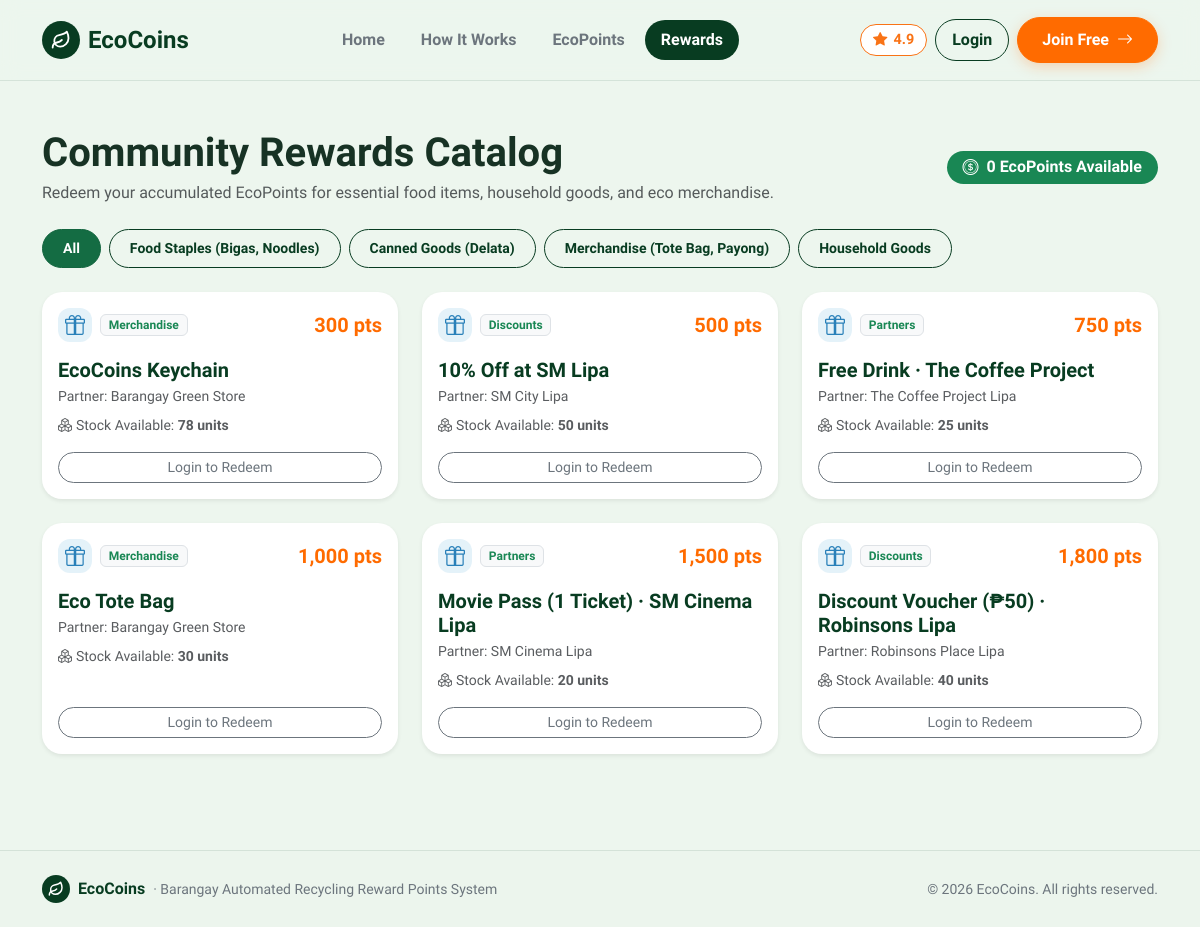
The app's page /rewards, older data.
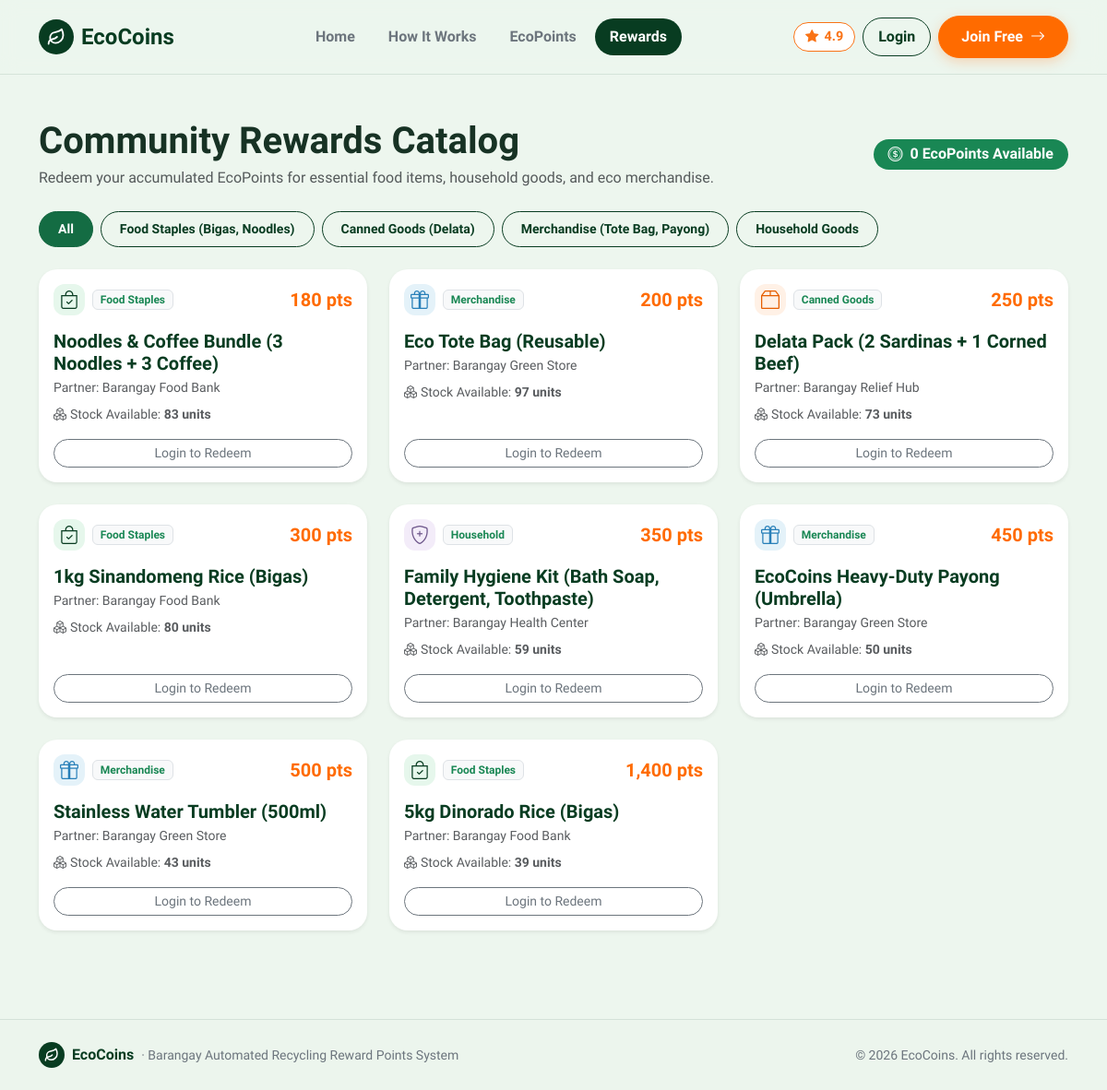
The same page, newer data.
### tables this page shows
CREATE TABLE rewards (
        id INTEGER PRIMARY KEY AUTOINCREMENT,
        title TEXT NOT NULL,
        category TEXT NOT NULL,
        points_required INTEGER NOT NULL,
        stock INTEGER DEFAULT 50,
        partner_name TEXT DEFAULT '',
        status TEXT DEFAULT 'available'
    );

### route.py (the view, shortened to what this page needs)
    @app.route('/rewards', methods=['GET', 'POST'])
    def rewards():
        user = get_current_user()
        if user and user['role'] == 'staff':
            return redirect(url_for('staff'))
        if user and user['role'] == 'admin':
            return redirect(url_for('admin'))
        message = None
        message_type = 'success'
        conn = get_db()
        cur = conn.cursor()
        all_rewards = [dict(r) for r in cur.execute("SELECT * FROM rewards ORDER BY points_required ASC").fetchall()]
        user_redemptions = []
        if user:
            user_redemptions = [dict(r) for r in cur.execute("SELECT * FROM redemptions WHERE user_id = ? ORDER BY created_at DESC", (user['id'],)).fetchall()]
        conn.close()
        user_points = user['points'] if user else 0
        return render_template(
            'rewards.html',
            active_page='rewards',
            rewards=all_rewards,
            redemptions=user_redemptions,
            user_points=user_points,
            message=message,
            message_type=message_type
        )

### app.py (called while the page is built)
@app.context_processor
def inject_user():
    return {'current_user': get_current_user()}

### db.py (called while the page is built)
def get_db():
    conn = sqlite3.connect(DB_PATH)
    conn.row_factory = sqlite3.Row
    return conn

def get_current_user():
    user_id = session.get('user_id')
    if not user_id:
        return None
    conn = get_db()
    cur = conn.cursor()
    row = cur.execute("SELECT * FROM users WHERE id = ?", (user_id,)).fetchone()
    conn.close()
    return dict(row) if row else None

### templates/rewards.html (shortened to what this page needs)
{% extends 'base.html' %}
{% block content %}
<main class="py-5">
  <div class="container">
    <div class="d-flex flex-column flex-md-row justify-content-between align-items-md-center gap-3 mb-4">
      <div>
        <h1 class="fw-bold mb-1">Community Rewards Catalog</h1>
        <p class="text-muted mb-0">Redeem your accumulated EcoPoints for essential food items, household goods, and eco merchandise.</p>
      </div>
      <div class="badge bg-success fs-6 py-2 px-3 rounded-pill d-inline-flex align-items-center gap-2">
        <i class="bi bi-coin"></i>
        <span>{{ "{:,}".format(user_points) }} EcoPoints Available</span>
      </div>
    </div>
    <div class="d-flex flex-wrap gap-2 mb-4 filter-container">
      <button type="button" class="btn btn-sm btn-success filter-btn active" data-filter="all">All</button>
      <button type="button" class="btn btn-sm btn-outline-success filter-btn" data-filter="Food Staples">Food Staples (Bigas, Noodles)</button>
      <button type="button" class="btn btn-sm btn-outline-success filter-btn" data-filter="Canned Goods">Canned Goods (Delata)</button>
      <button type="button" class="btn btn-sm btn-outline-success filter-btn" data-filter="Merchandise">Merchandise (Tote Bag, Payong)</button>
      <button type="button" class="btn btn-sm btn-outline-success filter-btn" data-filter="Household">Household Goods</button>
    </div>
    <div class="row g-4 mb-5">
      {% for r in rewards %}
        {% set cost = r.points_required %}
        {% set can_afford = (user_points >= cost) %}
        {% set needed = cost - user_points %}
        <div class="col-md-6 col-lg-4 filter-item" data-category="{{ r.category }}">
          <div class="card border-0 shadow-sm h-100 d-flex flex-column justify-content-between p-3">
            <div>
              <div class="d-flex justify-content-between align-items-center mb-3">
                <div class="d-flex align-items-center gap-2">
                  {% if r.category == 'Food Staples' %}
                    <span class="eco-icon-tile tile-green" style="width: 34px; height: 34px;">
                      <i class="bi bi-bag-check fs-5"></i>
                    </span>
                  {% elif r.category == 'Canned Goods' %}
                    <span class="eco-icon-tile tile-orange" style="width: 34px; height: 34px;">
                      <i class="bi bi-box2 fs-5"></i>
                    </span>
                  {% elif r.category == 'Household' %}
                    <span class="eco-icon-tile tile-purple" style="width: 34px; height: 34px;">
                      <i class="bi bi-shield-plus fs-5"></i>
                    </span>
                  {% else %}
                    <span class="eco-icon-tile tile-blue" style="width: 34px; height: 34px;">
                      <i class="bi bi-gift fs-5"></i>
                    </span>
                  {% endif %}
                  <span class="badge bg-light text-success border">{{ r.category }}</span>
                </div>
                <span class="fw-bold text-accent fs-5">{{ "{:,}".format(cost) }} pts</span>
              </div>
              <h5 class="fw-bold mb-1" style="color: var(--eco-forest);">{{ r.title }}</h5>
              <div class="text-muted small mb-2">Partner: {{ r.partner_name if r.partner_name else 'Barangay Program' }}</div>
              <div class="small text-muted mb-3"><i class="bi bi-boxes me-1"></i>Stock Available: <strong>{{ r.stock }} units</strong></div>
            </div>
            <div>
              {% if not current_user %}
                <a href="{{ url_for('login') }}" class="btn btn-outline-secondary btn-sm w-100 btn-pill">Login to Redeem</a>
              {% elif can_afford and r.stock > 0 %}
                <button type="button" class="btn btn-accent btn-sm w-100 btn-pill btn-redeem" data-bs-toggle="modal" data-bs-target="#redeemModal" data-id="{{ r.id }}" data-title="{{ r.title }}" data-points="{{ '{:,}'.format(cost) }}">
                  <span>Redeem Reward</span>
                  <i class="bi bi-arrow-right ms-1"></i>
                </button>
              {% elif r.stock <= 0 %}
                <button class="btn btn-light btn-sm w-100 text-muted" disabled>
                  Out of Stock
                </button>
              {% else %}
                <button class="btn btn-light btn-sm w-100 text-muted" disabled>
                  Needs {{ "{:,}".format(needed) }} more pts
                </button>
              {% endif %}
            </div>
          </div>
        </div>
      {% endfor %}
    </div>
  </div>
</main>
{% endblock %}

### templates/base.html (shortened to what this page needs)
<!doctype html>
<html lang="en">
<head>
  <link href="https://cdn.jsdelivr.net/npm/bootstrap@5.3.3/dist/css/bootstrap.min.css" rel="stylesheet">
  <link rel="stylesheet" href="https://cdn.jsdelivr.net/npm/bootstrap-icons@1.11.3/font/bootstrap-icons.min.css">
  <link rel="stylesheet" href="{{ url_for('static', filename='css/style.css') }}">
</head>
<body class="d-flex flex-column min-vh-100">
<nav class="navbar navbar-expand-lg py-3 sticky-top" style="background-color: rgba(237, 246, 238, 0.95); backdrop-filter: blur(10px); border-bottom: 1px solid var(--eco-border);">
  <div class="container">
    <a class="navbar-brand d-flex align-items-center gap-2 fw-bold fs-4" href="{{ url_for('index') }}" style="color: var(--eco-forest);">
      <span class="eco-brand-badge">
        <svg width="20" height="20" viewBox="0 0 24 24" fill="none" stroke="currentColor" stroke-width="2.2" stroke-linecap="round" stroke-linejoin="round">
          <path d="M11 20A7 7 0 0 1 9.8 6.1C15.5 5 17 4.48 19 2c1 2 2 4.18 2 8 0 5.5-4.78 10-10 10Z"/>
          <path d="M2 21c0-3 1.85-5.36 5.08-6C9.5 14.52 12 13 13 12"/>
        </svg>
      </span>
      <span>EcoCoins</span>
    </a>
    <div class="collapse navbar-collapse" id="mainNav">
      <ul class="navbar-nav mx-auto mb-2 mb-lg-0 gap-lg-1">
        <li class="nav-item">
          <a class="nav-link px-3 py-2 rounded-pill {% if active_page == 'index' %}fw-bold text-white bg-eco{% else %}fw-semibold text-secondary{% endif %}" href="{{ url_for('index') }}">Home</a>
        </li>
        <li class="nav-item">
          <a class="nav-link px-3 py-2 rounded-pill {% if active_page == 'how_it_works' %}fw-bold text-white bg-eco{% else %}fw-semibold text-secondary{% endif %}" href="{{ url_for('how_it_works') }}">How It Works</a>
        </li>
        {% if not current_user or current_user.role == 'resident' %}
          <li class="nav-item">
            <a class="nav-link px-3 py-2 rounded-pill {% if active_page == 'ecopoints' %}fw-bold text-white bg-eco{% else %}fw-semibold text-secondary{% endif %}" href="{{ url_for('ecopoints') }}">EcoPoints</a>
          </li>
          <li class="nav-item">
            <a class="nav-link px-3 py-2 rounded-pill {% if active_page == 'rewards' %}fw-bold text-white bg-eco{% else %}fw-semibold text-secondary{% endif %}" href="{{ url_for('rewards') }}">Rewards</a>
          </li>
        {% elif current_user.role == 'admin' %}
          <li class="nav-item">
            <a class="nav-link px-3 py-2 rounded-pill {% if active_page == 'admin' %}fw-bold text-white bg-eco{% else %}fw-semibold text-secondary{% endif %}" href="{{ url_for('admin') }}">Admin Portal</a>
          </li>
        {% endif %}
      </ul>
      <div class="d-flex align-items-center gap-2">
        <span class="rating-star-badge d-none d-lg-inline-flex" title="Barangay Eco Satisfaction Rating">
          <i class="bi bi-star-fill"></i> 4.9
        </span>
        {% if current_user %}
          {% if current_user.role == 'resident' %}
            <span class="badge bg-white text-dark border px-3 py-2 rounded-pill fw-bold shadow-sm d-none d-sm-inline-flex align-items-center gap-1">
              <i class="bi bi-coin text-warning fs-6"></i>
              <span>{{ "{:,}".format(current_user.points) }} pts</span>
            </span>
          {% endif %}
          <div class="dropdown">
            <button class="btn btn-forest dropdown-toggle d-flex align-items-center gap-2 btn-pill" type="button" data-bs-toggle="dropdown">
              <i class="bi bi-person-circle"></i>
              <span>{{ current_user.full_name }}</span>
            </button>
            <ul class="dropdown-menu dropdown-menu-end shadow-sm border-0 mt-2 rounded-4 p-2">
              {% if current_user.role == 'admin' %}
                <li><a class="dropdown-item fw-bold text-success rounded-3" href="{{ url_for('admin') }}"><i class="bi bi-speedometer2 me-2"></i>Admin Dashboard</a></li>
                <li><hr class="dropdown-divider my-1"></li>
              {% elif current_user.role == 'staff' %}
                <li><a class="dropdown-item fw-bold text-success rounded-3" href="{{ url_for('staff', tab='dashboard') }}"><i class="bi bi-grid me-2"></i>Staff Dashboard</a></li>
                <li><a class="dropdown-item rounded-3" href="{{ url_for('staff', tab='unit') }}"><i class="bi bi-qr-code-scan me-2"></i>Collection Unit</a></li>
                <li><a class="dropdown-item rounded-3" href="{{ url_for('staff', tab='claims') }}"><i class="bi bi-gift me-2"></i>Release Rewards</a></li>
                <li><hr class="dropdown-divider my-1"></li>
              {% else %}
                <li><a class="dropdown-item rounded-3" href="{{ url_for('dashboard') }}"><i class="bi bi-grid me-2"></i>My Dashboard</a></li>
                <li><a class="dropdown-item rounded-3" href="{{ url_for('ecopoints') }}"><i class="bi bi-coin me-2"></i>My Points</a></li>
                <li><a class="dropdown-item rounded-3" href="{{ url_for('history') }}"><i class="bi bi-clock-history me-2"></i>Recycling History</a></li>
                <li><a class="dropdown-item rounded-3" href="{{ url_for('reward_history') }}"><i class="bi bi-receipt me-2"></i>Reward Claims</a></li>
                <li><a class="dropdown-item rounded-3" href="{{ url_for('rewards') }}"><i class="bi bi-gift me-2"></i>Redeem Rewards</a></li>
                <li><hr class="dropdown-divider my-1"></li>
              {% endif %}
              <li><a class="dropdown-item rounded-3" href="{{ url_for('account') }}"><i class="bi bi-person-gear me-2"></i>Account Settings</a></li>
              <li><a class="dropdown-item text-danger rounded-3" href="{{ url_for('logout') }}"><i class="bi bi-box-arrow-right me-2"></i>Logout</a></li>
            </ul>
          </div>
        {% else %}
          <a href="{{ url_for('login') }}" class="btn btn-outline-success px-3 btn-pill">Login</a>
          <a href="{{ url_for('register') }}" class="btn btn-accent px-4 btn-pill">
            <span>Join Free</span>
            <i class="bi bi-arrow-right"></i>
          </a>
        {% endif %}
      </div>
    </div>
  </div>
</nav>
{% block content %}{% endblock %}
<footer class="py-4 mt-auto" style="background-color: rgba(237, 246, 238, 0.95); border-top: 1px solid var(--eco-border);">
  <div class="container d-flex flex-column flex-md-row align-items-center justify-content-between gap-2">
    <div class="d-flex align-items-center gap-2">
      <span class="eco-brand-badge" style="width: 28px; height: 28px;">
        <svg width="16" height="16" viewBox="0 0 24 24" fill="none" stroke="currentColor" stroke-width="2.2" stroke-linecap="round" stroke-linejoin="round">
          <path d="M11 20A7 7 0 0 1 9.8 6.1C15.5 5 17 4.48 19 2c1 2 2 4.18 2 8 0 5.5-4.78 10-10 10Z"/>
          <path d="M2 21c0-3 1.85-5.36 5.08-6C9.5 14.52 12 13 13 12"/>
        </svg>
      </span>
      <span class="fw-bold" style="color: var(--eco-forest);">EcoCoins</span>
      <span class="text-secondary small">&middot; Barangay Automated Recycling Reward Points System</span>
    </div>
    <div class="text-secondary small">
      &copy; 2026 EcoCoins. All rights reserved.
    </div>
  </div>
</footer>
</body>
</html>

### static/css/style.css (style rules this page uses)
:root { --eco-bg: #edf6ee; --eco-surface: #ffffff; --eco-forest: #083c21; --eco-forest-dark: #042614; --eco-forest-light: #0d5431; --eco-mint: #d4f4dd; --eco-mint-card: #b8eac5; --eco-accent: #ff6b00; --eco-accent-hover: #e55e00; --eco-text: #173224; --eco-muted: #577764; --eco-border: rgba(8, 60, 33, 0.1); }
html, body { scrollbar-width: none; -ms-overflow-style: none; }
* { scrollbar-width: none; -ms-overflow-style: none; }
body { font-family: 'Plus Jakarta Sans', system-ui, -apple-system, sans-serif; background-color: var(--eco-bg); color: var(--eco-text); min-height: 100vh; }
.bg-eco { background-color: var(--eco-forest) !important; color: #ffffff !important; }
.text-accent { color: var(--eco-accent) !important; }
.btn-accent { background-color: var(--eco-accent); border: 1px solid var(--eco-accent); color: #ffffff !important; font-weight: 700; border-radius: 9999px; padding: 0.65rem 1.6rem; display: inline-flex; align-items: center; gap: 0.5rem; transition: all 0.2s ease; box-shadow: 0 4px 14px rgba(255, 107, 0, 0.25); text-decoration: none; }
.btn-success { background-color: var(--eco-forest); border-color: var(--eco-forest); color: #ffffff; border-radius: 9999px; font-weight: 600; padding: 0.5rem 1.25rem; }
.btn-outline-success { color: var(--eco-forest); border-color: var(--eco-forest); border-radius: 9999px; font-weight: 600; padding: 0.5rem 1.25rem; }
.btn-pill { border-radius: 9999px !important; }
.card { border-radius: 20px; border: 1px solid var(--eco-border); background-color: #ffffff; }
.eco-brand-badge { width: 38px; height: 38px; border-radius: 50%; background-color: var(--eco-forest); color: #ffffff; display: inline-flex; align-items: center; justify-content: center; flex-shrink: 0; }
.eco-icon-tile { width: 42px; height: 42px; border-radius: 12px; display: inline-flex; align-items: center; justify-content: center; flex-shrink: 0; }
.tile-blue { background-color: #e4f2f9; color: #2980b9; }
.tile-orange { background-color: #fff1e6; color: #e55e00; }
.tile-purple { background-color: #f3ecf9; color: #6f588c; }
.tile-green { background-color: #e6f7ec; color: #083c21; }
.rating-star-badge { background-color: #ffffff; border: 1.5px solid #f97316; color: #f97316; border-radius: 9999px; padding: 4px 12px; display: inline-flex; align-items: center; gap: 6px; font-weight: 700; font-size: 0.9rem; }

Row changes from the older to the newer data that the page shows:
removed rewards: category "Merchandise", points_required "300", title "EcoCoins Keychain", partner_name "Barangay Green Store", stock "78"
removed rewards: category "Discounts", points_required "500", title "10% Off at SM Lipa", partner_name "SM City Lipa", stock "50"
removed rewards: category "Partners", points_required "750", title "Free Drink · The Coffee Project", partner_name "The Coffee Project Lipa", stock "25"
removed rewards: category "Merchandise", points_required "1,000", title "Eco Tote Bag", partner_name "Barangay Green Store", stock "30"
removed rewards: category "Partners", points_required "1,500", title "Movie Pass (1 Ticket) · SM Cinema Lipa", partner_name "SM Cinema Lipa", stock "20"
removed rewards: category "Discounts", points_required "1,800", title "Discount Voucher (₱50) · Robinsons Lipa", partner_name "Robinsons Place Lipa", stock "40"
added rewards: category "Food Staples", points_required "180", title "Noodles & Coffee Bundle (3 Noodles + 3 Coffee)", partner_name "Barangay Food Bank", stock "83"
added rewards: category "Merchandise", points_required "200", title "Eco Tote Bag (Reusable)", partner_name "Barangay Green Store", stock "97"
added rewards: category "Canned Goods", points_required "250", title "Delata Pack (2 Sardinas + 1 Corned Beef)", partner_name "Barangay Relief Hub", stock "73"
added rewards: category "Food Staples", points_required "300", title "1kg Sinandomeng Rice (Bigas)", partner_name "Barangay Food Bank", stock "80"
added rewards: category "Household", points_required "350", title "Family Hygiene Kit (Bath Soap, Detergent, Toothpaste)", partner_name "Barangay Health Center", stock "59"
added rewards: category "Merchandise", points_required "450", title "EcoCoins Heavy-Duty Payong (Umbrella)", partner_name "Barangay Green Store", stock "50"
added rewards: category "Merchandise", points_required "500", title "Stainless Water Tumbler (500ml)", partner_name "Barangay Green Store", stock "43"
added rewards: category "Food Staples", points_required "1,400", title "5kg Dinorado Rice (Bigas)", partner_name "Barangay Food Bank", stock "39"
